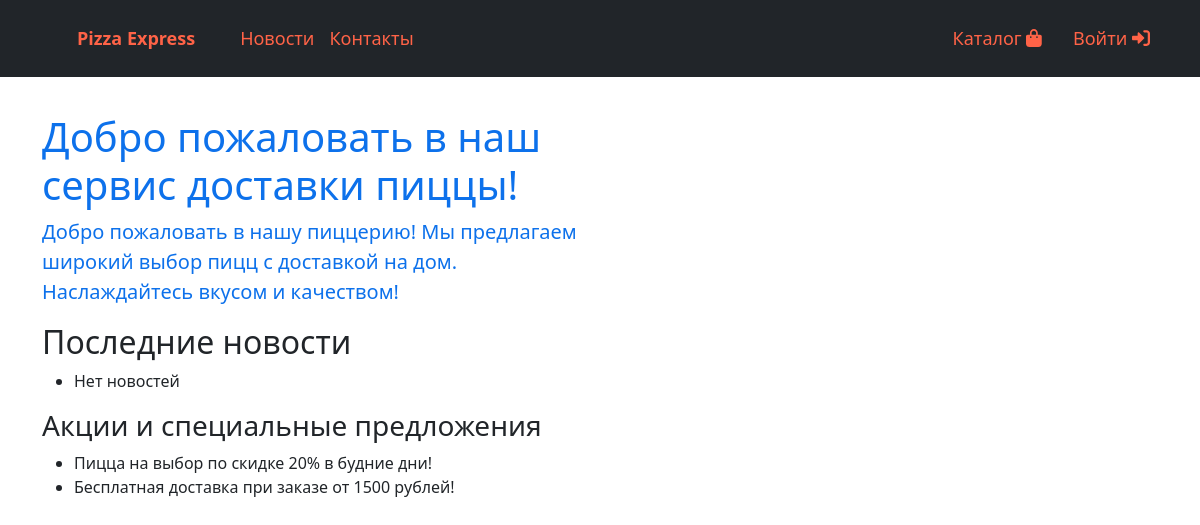
The app's page /, older data.
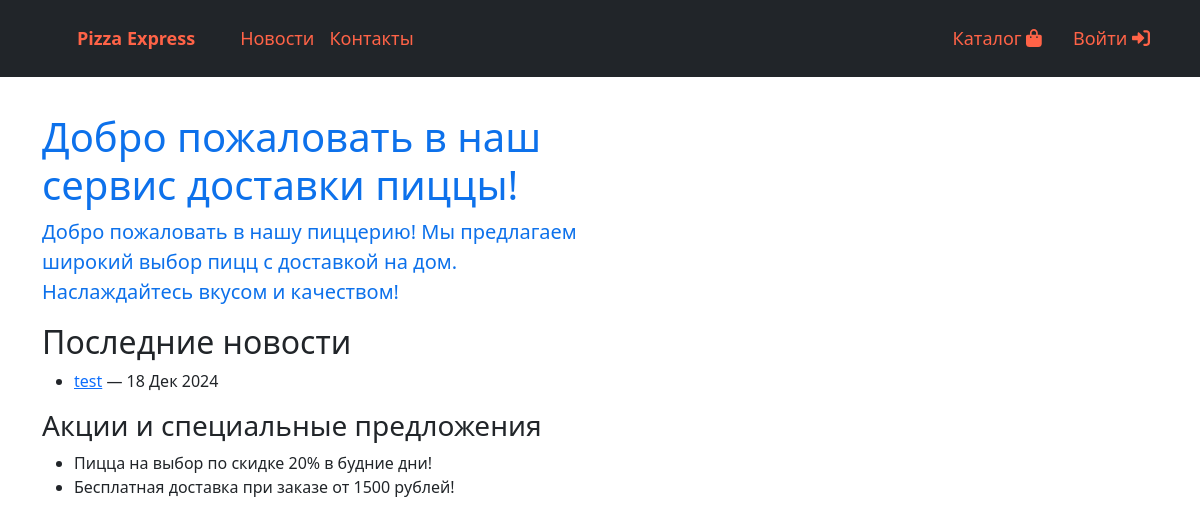
The same page, newer data.
### blog/models.py (models this page shows, shortened)
class Blog(models.Model):
    title = models.CharField(max_length=255)
    description = models.TextField()  # Добавь описание
    image = models.ImageField(upload_to='blog_images/', null=True, blank=True)  # Добавь изображение
    categories = models.CharField(max_length=255, null=True, blank=True)  # Добавь категории
    content = models.TextField()
    user = models.ForeignKey(
        settings.AUTH_USER_MODEL,
        on_delete=models.CASCADE
    )
    created_at = models.DateTimeField(auto_now_add=True)

### products/views.py (the view)
# urls.py: path('', products, name='index'),
def index(request):
    latest_news = Blog.objects.all().order_by('-created_at')[:3]
    context = {
        'latest_news': latest_news
    }
    return render(request, 'products/index.html', context)

### products/templates/products/index.html
{% extends 'products/base.html' %}
{% load static %}
{% block css %}
    <link href="{% static 'css/main.css' %}" rel="stylesheet" />
{% endblock %}
{% block content %}
<section>
    <div class="container">
        <div class="row">
            <div class="col-lg-6">
                <h1 class="title mt-3">Добро пожаловать в наш сервис доставки пиццы!</h1>
                <p class='description'>
                    Добро пожаловать в нашу пиццерию! Мы предлагаем широкий выбор пицц с доставкой на дом. Наслаждайтесь вкусом и качеством!
                </p>
                <h2>Последние новости</h2>
                <ul>
                    {% for blog in latest_news %}
                        <li>
                            <a href="{% url 'blog:detail' blog.id %}">{{ blog.title }}</a> — {{ blog.created_at|date:"d M Y" }}
                        </li>
                    {% empty %}
                        <li>Нет новостей</li>
                    {% endfor %}
                </ul>
                <h3>Акции и специальные предложения</h3>
                <ul>
                    <li>Пицца на выбор по скидке 20% в будние дни!</li>
                    <li>Бесплатная доставка при заказе от 1500 рублей!</li>
                </ul>
            </div>
        </div>
    </div>
</section>
{% endblock %}

Row changes from the older to the newer data that the page shows:
added Blog: title "test", created_at "18 Дек 2024"
Text that changed along with them:
text no longer shown: "Нет новостей"
